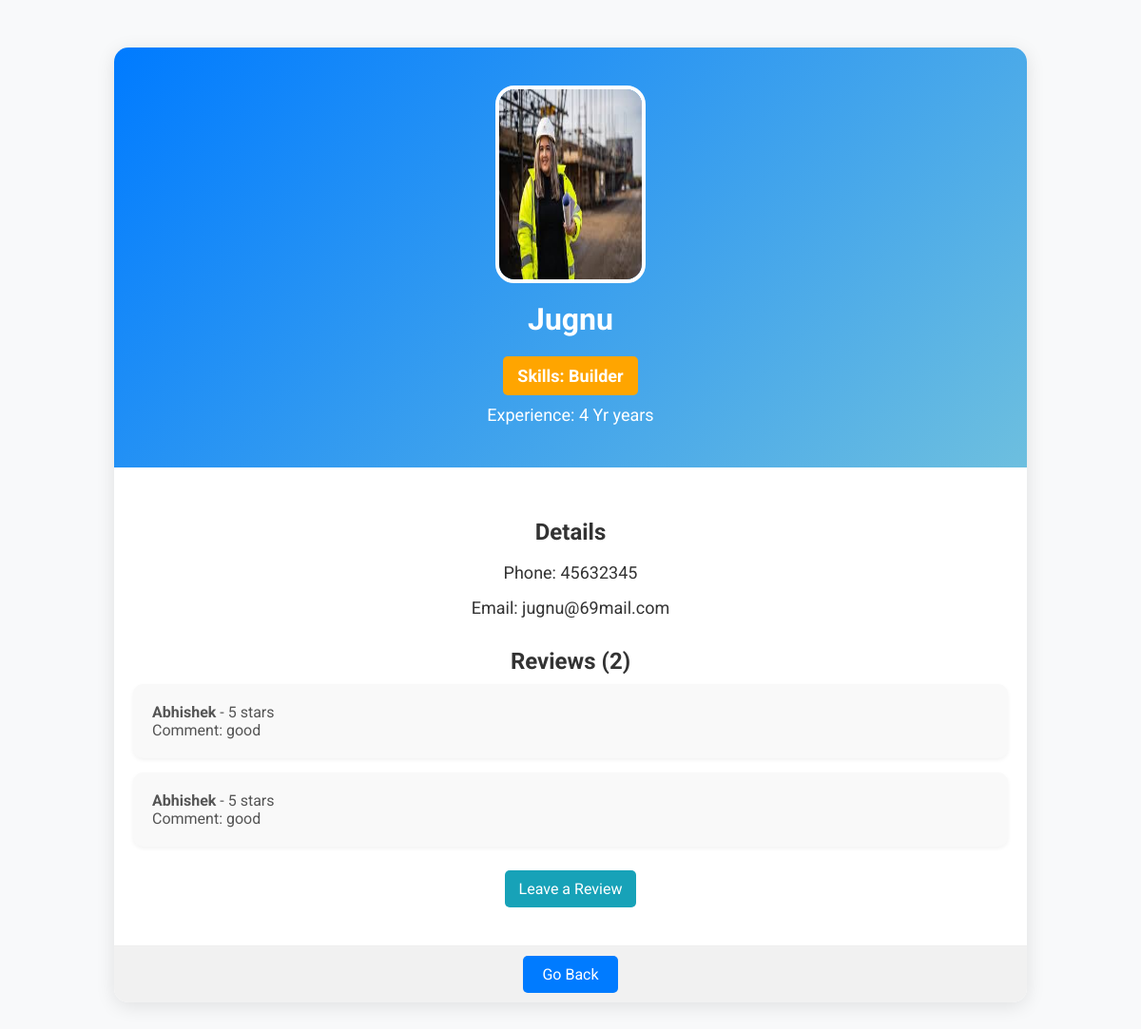
Before: /labour/2/ (signed in) with the older database file.
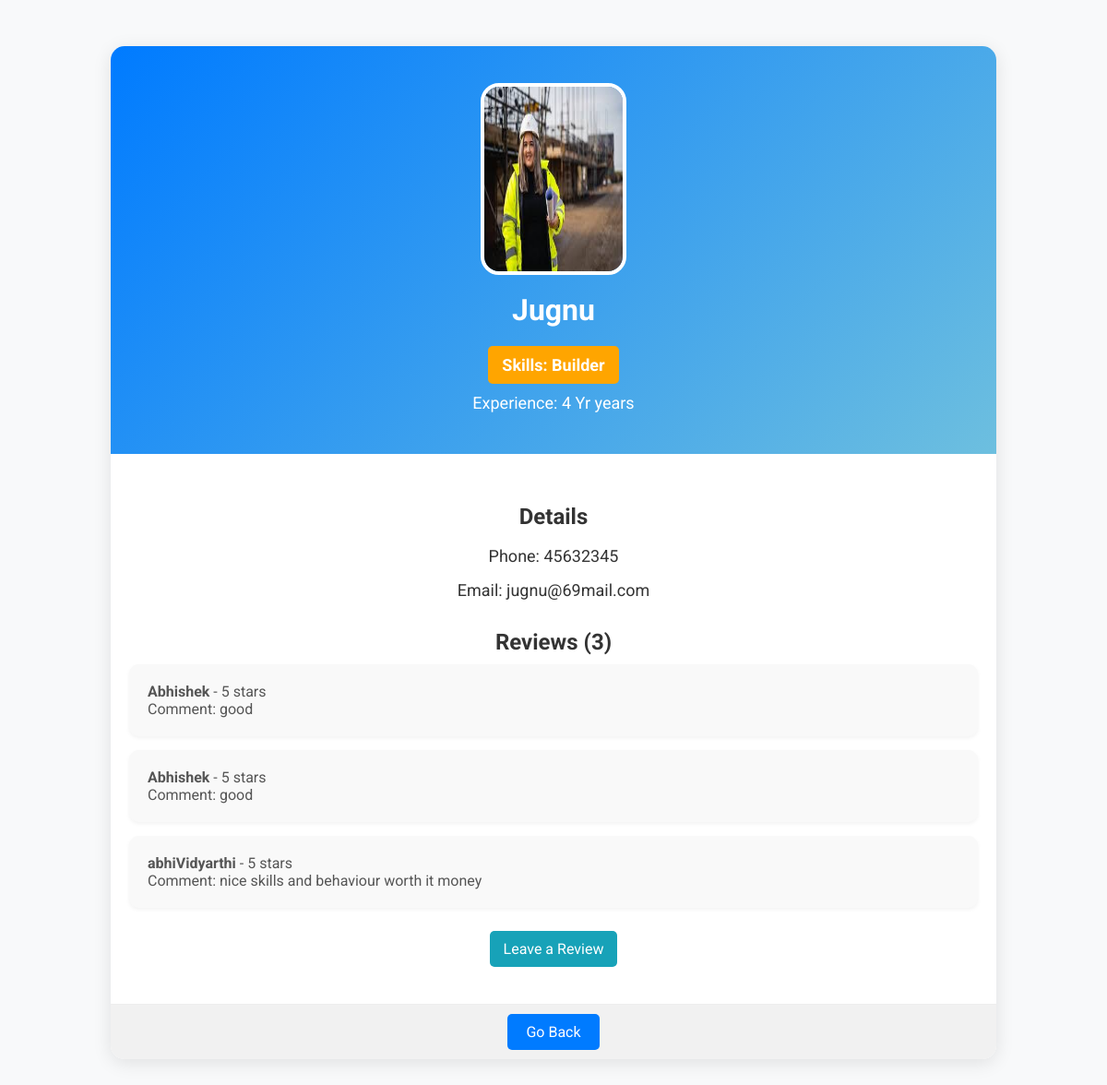
After: the same page with the newer database file.
### myapp/models.py (models this page shows, shortened)
class Skill(models.Model):
    name = models.CharField(max_length=100)

class Labour(models.Model):
    user = models.OneToOneField(User, on_delete=models.CASCADE, related_name='labour_profile')
    phone = models.CharField(max_length=15, null=True, blank=True)  # Updated to CharField to handle phone numbers better
    image = models.ImageField(upload_to='images/', null=True, blank=True)
    skills = models.ManyToManyField(Skill, related_name='labours', blank=True)
    experience = models.CharField(max_length=100, null=True)
    email = models.EmailField(max_length=254, null=True, blank=True)
    price = models.DecimalField(max_digits=10, decimal_places=2, null=True,blank=True)
    is_available = models.BooleanField(default=True)
    last_booking_time = models.DateTimeField(null=True, blank=True)

class Review(models.Model):
    labour = models.ForeignKey(Labour,on_delete=models.CASCADE, related_name='reviews')
    user = models.ForeignKey(User, on_delete=models.CASCADE)
    rating = models.PositiveIntegerField(default=0)  # Rating between 0 to 5
    comment = models.TextField(null=True, blank=True)  # Optional comment field
    timestamp = models.DateTimeField(auto_now_add=True)  # Automatically sets date and time of the review

### myapp/views.py (the view)
# urls.py: path('labour/<int:labour_id>/', views.labour_detail, name='labour_detail'),
@login_required
def labour_detail(request, labour_id):
    labour = get_object_or_404(Labour, id=labour_id)
    return render(request, 'labour_detail.html', {'labour': labour, 'is_available': labour.is_available,})

### templates/labour_detail.html (shortened to what this page needs)
<!DOCTYPE html>
<html lang="en">
<head>
</head>
<body>
<div class="container">
    <div class="header">
        <img src="{{ labour.image.url }}" alt="Labour Image">
        <h2>{{ labour.user.username }}</h2>
        <p class="skills">Skills: {% for skill in labour.skills.all %} {{ skill.name }}{% if not forloop.last %}, {% endif %}{% endfor %}</p>
        <p>Experience: {{ labour.experience }} years</p>
    </div>
    <div class="details">
        <h3>Details</h3>
        <p>Phone: {{ labour.phone }}</p>
        <p>Email: {{ labour.email }}</p>
        <h3>Reviews ({{ labour.reviews.count }})</h3>
        <ul class="reviews">
            {% for review in labour.reviews.all %}
                <li>
                    <div>
                        <p><strong>{{ review.user.username }}</strong> - {{ review.rating }} stars</p>
                        <p>Comment: {{ review.comment }}</p>
                    </div>
                </li>
            {% empty %}
                <li class="no-reviews">No reviews yet.</li>
            {% endfor %}
        </ul>
        <a href="{% url 'review_labour' labour.id %}" class="review-button">Leave a Review</a>
    </div>
    <div class="footer">
        <a href="{% url 'services' %}" class="go-back-btn">Go Back</a>
    </div>
</div>
</body>
</html>

Changed rows visible on the page:
changed Labour "4 Yr": reviews.count "2" → "3"
added Review: user.username "abhiVidyarthi", rating "5", comment "nice skills and behaviour worth it money"
